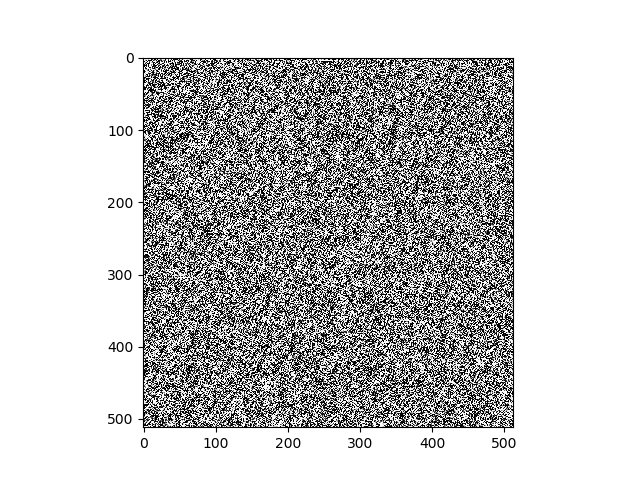
#> input picture 0_Progress/images/10_denoise.png, 640 x 480 px; its folder holds only this picture in this run
$ python e.py   (older library calls are emulated)
#> lines starting #> are read from the running program, lines starting #| are printed output that depends on the picture
import numpy as np
import os,sys
from scipy.ndimage import imread
from scipy.misc import imresize
from scipy.signal import convolve2d
import matplotlib.pyplot as plt
import scipy
from skimage.segmentation import slic
from skimage.segmentation import mark_boundaries
import cv2

# 0. Read the images
PathDicom = "./images/"
lstFilesDCM = []  # create an empty list
for dirName, subdirList, fileList in os.walk(PathDicom):
    for filename in fileList:
        lstFilesDCM.append(os.path.join(dirName,filename))

# 0. Read the data into Numpy
one = np.zeros((7,512,512))

# 0.5 Transfer All of the Data into array
print('===== READING DATA ========')
for file_index in range(len(lstFilesDCM)):
    one[file_index,:,:]   = imresize(imread(lstFilesDCM[file_index],mode='F',flatten=True),(512,512))
print('===== Done READING DATA ========')


# 1. DoG
for x in range(len(one)):
    s = 2
    w = 5
    t = (((w - 1)/2)-0.5)/s
    temp = scipy.ndimage.filters.gaussian_filter(
        one[x,:,:],
        sigma = s,truncate = t
        )

    s = 2
    w = 3
    t = (((w - 1)/2)-0.5)/s
    temp2 = scipy.ndimage.filters.gaussian_filter(
        one[x,:,:],
        sigma = s,truncate = t
        )

    result = temp - temp2
    result = (result > result.mean()-3)*result
    plt.axis('off')
    plt.imshow(result,cmap='gray')
    plt.savefig(str(x) + '.png',bbox_inches='tight')
#> this loop made 7 passes
#> pass 1, `plt.savefig(str(x) + '.png',bbox_inches='tight')`:
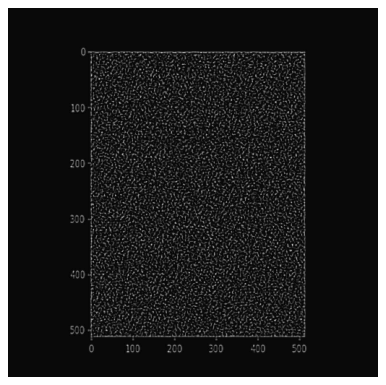
#> figure drawn by matplotlib, 1 panel
#> pass 2, `plt.savefig(str(x) + '.png',bbox_inches='tight')`:
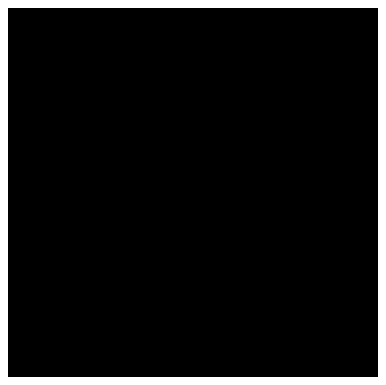
#> figure drawn by matplotlib, 1 panel
    # plt.show()

# 2. DoG 2
for x in range(len(one)):
    temp = scipy.ndimage.filters.gaussian_filter(
        one[x,:,:],
        sigma = 100
        )
    temp2 = scipy.ndimage.filters.gaussian_filter(
        one[x,:,:],
        sigma = 1
        )

    result = temp - temp2
    result = (result > result.mean())*result
    plt.axis('off')
    plt.imshow(result,cmap='gray')
    plt.savefig(str(x) + '.png',bbox_inches='tight')
#> this loop made 7 passes
#> pass 1, `plt.savefig(str(x) + '.png',bbox_inches='tight')`:
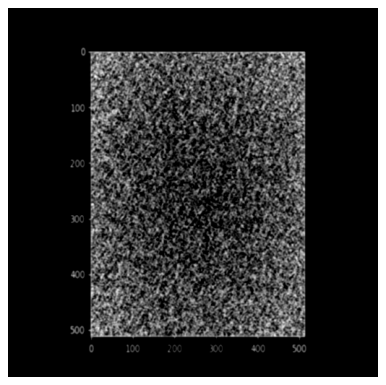
#> figure drawn by matplotlib, 1 panel
    # plt.show()


# 3. LoG (Smooth)
for x in range(len(one)):
    s = 1.5
    temp = scipy.ndimage.filters.gaussian_filter(
        one[x,:,:],
        sigma = s
        )

    lap_kernel = np.array([
        [0,1,0],
        [1,-4,1],
        [0,1,0]
    ])

    result = cv2.filter2D(temp,-1,lap_kernel)
    plt.axis('off')
    plt.imshow(result,cmap='gray')
    plt.savefig(str(x) + '.png',bbox_inches='tight')
#> this loop made 7 passes
#> pass 1, `plt.savefig(str(x) + '.png',bbox_inches='tight')`:
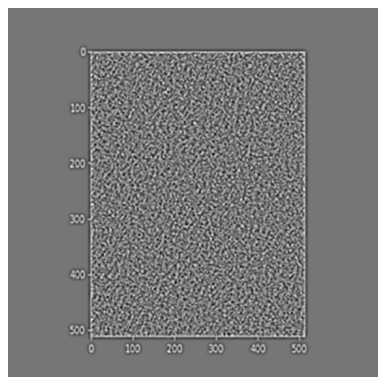
#> figure drawn by matplotlib, 1 panel
    # plt.show()

# 4. LoG (no Smooth)
for x in range(len(one)):
    lap_kernel = np.array([
        [0,1,0],
        [1,-4,1],
        [0,1,0]
    ])

    result = cv2.filter2D(one[x,:,:],-1,lap_kernel)
    plt.axis('off')
    plt.imshow(result,cmap='gray')
    plt.savefig(str(x) + '.png',bbox_inches='tight')
#> this loop made 7 passes
#> pass 1, `plt.savefig(str(x) + '.png',bbox_inches='tight')`:
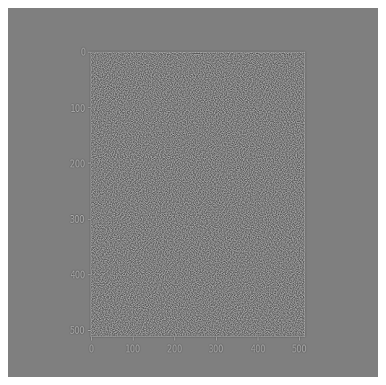
#> figure drawn by matplotlib, 1 panel
    # plt.show()


# -- end code --

$ run again, on 0_Progress/images/24_noise.png
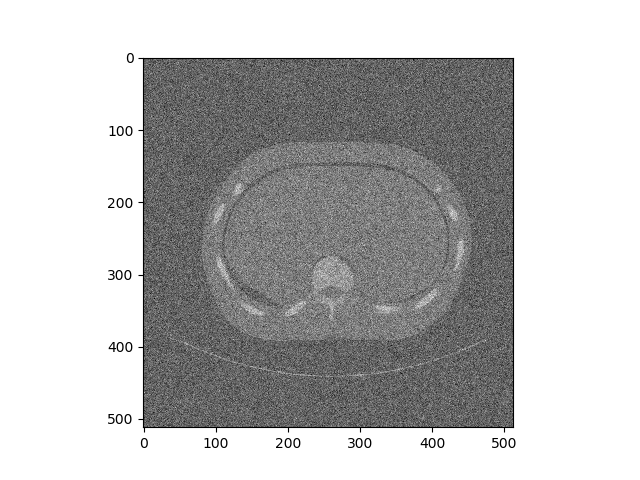
#> input picture 0_Progress/images/24_noise.png, 640 x 480 px
#> the loop `for x in range(len(one)):` made 7 passes
#> pass 1, `plt.savefig(str(x) + '.png',bbox_inches='tight')`:
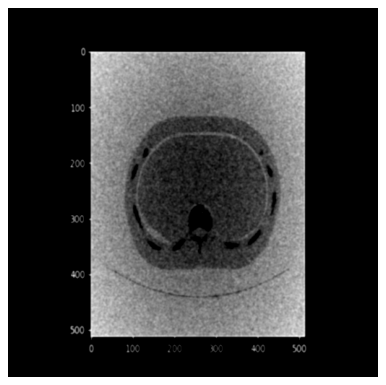
#> figure drawn by matplotlib, 1 panel
#> the loop `for x in range(len(one)):` made 7 passes
#> pass 1, `plt.savefig(str(x) + '.png',bbox_inches='tight')`:
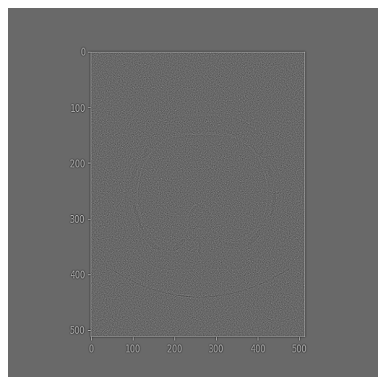
#> figure drawn by matplotlib, 1 panel

$ run again, on 0_Progress/images/12_denoise.png
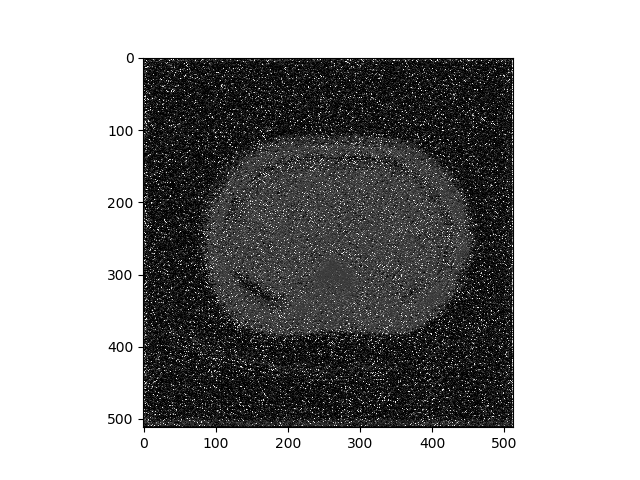
#> input picture 0_Progress/images/12_denoise.png, 640 x 480 px
#> the loop `for x in range(len(one)):` made 7 passes
#> pass 1, `plt.savefig(str(x) + '.png',bbox_inches='tight')`:
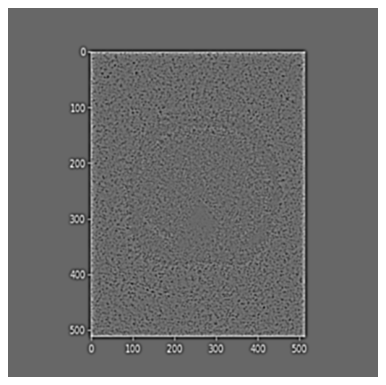
#> figure drawn by matplotlib, 1 panel
#> the loop `for x in range(len(one)):` made 7 passes
#> pass 1, `plt.savefig(str(x) + '.png',bbox_inches='tight')`:
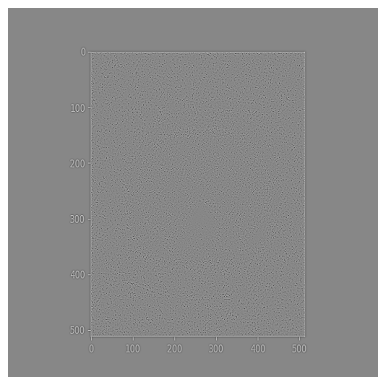
#> figure drawn by matplotlib, 1 panel
